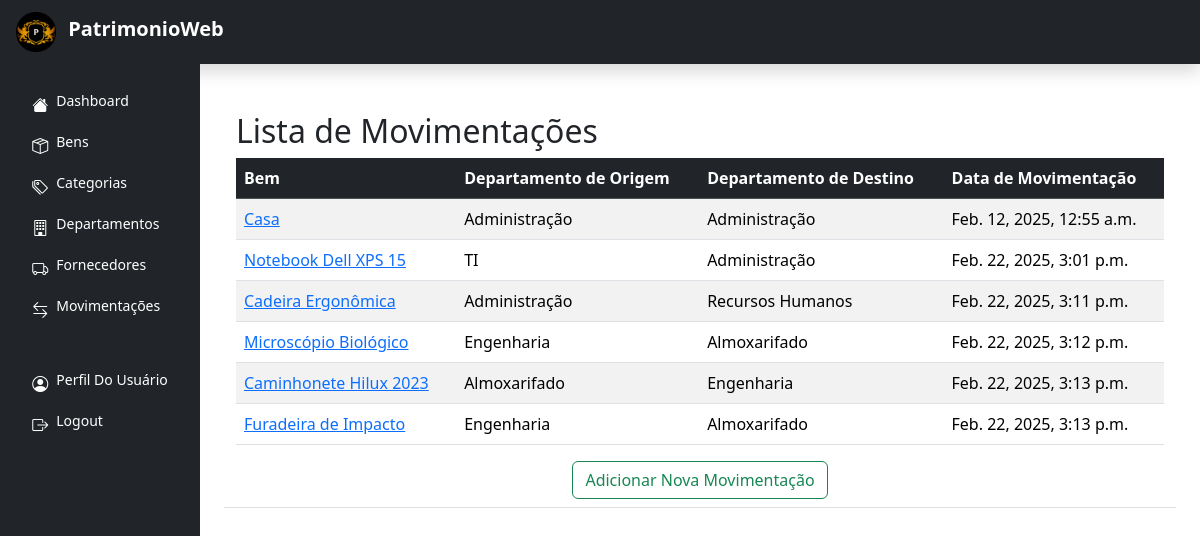
The app's page /movimentacoes/ (signed in) with its own data.
### patrimonioweb/models.py (models this page shows, shortened)
class Movimentacoes(models.Model):
    bem = models.ForeignKey(Bens, on_delete=models.CASCADE)
    departamento_origem = models.ForeignKey(Departamentos, related_name='origem', on_delete=models.CASCADE)
    departamento_destino = models.ForeignKey(Departamentos, related_name='destino', on_delete=models.CASCADE)
    data_movimentacao = models.DateTimeField(auto_now_add=True)
    responsavel = models.CharField(max_length=100)

class Bens(models.Model):
    nome = models.CharField(max_length=200)
    categoria = models.ForeignKey(Categorias, on_delete=models.CASCADE)
    departamento = models.ForeignKey(Departamentos, on_delete=models.CASCADE)
    fornecedor = models.ForeignKey(Fornecedores, on_delete=models.SET_NULL, null=True, blank=True)
    data_aquisicao = models.DateField()
    valor = models.DecimalField(max_digits=10, decimal_places=2)
    codigo_rfid = models.CharField(max_length=50, unique=True)
    imagem = models.ImageField(upload_to='bens/', blank=True, null=True)

class Departamentos(models.Model):
    nome = models.CharField(max_length=100, unique=True)
    def __str__(self):
        return self.nome

### patrimonioweb/views.py (the view)
# urls.py: path('movimentacoes/', views.movimentacoes_list, name='movimentacoes_list'),
@login_required
def movimentacoes_list(request):
    movimentacoes = Movimentacoes.objects.all()
    return render(request, 'movimentacoes/movimentacoes_list.html', {'movimentacoes': movimentacoes})

### patrimonioweb/templates/movimentacoes/movimentacoes_list.html
{% extends 'base.html' %}
{% block content %}
<div class="container mt-5">
    <h2>Lista de Movimentações</h2>
    <div class="center">
        <table class="table table-striped">
            <thead class="table-dark">
                <tr>
                    <th>Bem</th>
                    <th>Departamento de Origem</th>
                    <th>Departamento de Destino</th>
                    <th>Data de Movimentação</th>
                </tr>
            </thead>
            <tbody>
                {% for movimentacao in movimentacoes %}
                <tr>
                    <td><a href="{% url 'movimentacoes_detail' movimentacao.id %}">{{ movimentacao.bem.nome }}</a></td>
                    <td>{{ movimentacao.departamento_origem }}</td>
                    <td>{{ movimentacao.departamento_destino }}</td>
                    <td>{{ movimentacao.data_movimentacao }}</td>
                </tr>
                {% empty %}
                <tr>
                    <td colspan="6" class="text-center">Nenhuma movimentação cadastrada.</td>
                </tr>
                {% endfor %}
            </tbody>
        </table>
        <a href="{% url 'movimentacoes_create' %}" class="btn btn-outline-success">Adicionar Nova Movimentação</a>
    </div>
</div>
{% endblock %}

### patrimonioweb/static/css/styles.css (style rules this page uses)
.center { justify-items: center; }
html, body { height: 100vh; margin: 0; padding: 0; width: 100%; overflow-x: hidden; min-height: 100vh; }

### records on screen
Movimentacoes: bem.nome "Casa", departamento_origem "Administração", departamento_destino "Administração", data_movimentacao "Feb. 12, 2025, 12:55 a.m."
Movimentacoes: bem.nome "Notebook Dell XPS 15", departamento_origem "TI", departamento_destino "Administração", data_movimentacao "Feb. 22, 2025, 3:01 p.m."
Movimentacoes: bem.nome "Cadeira Ergonômica", departamento_origem "Administração", departamento_destino "Recursos Humanos", data_movimentacao "Feb. 22, 2025, 3:11 p.m."
Movimentacoes: bem.nome "Microscópio Biológico", departamento_origem "Engenharia", departamento_destino "Almoxarifado", data_movimentacao "Feb. 22, 2025, 3:12 p.m."
Movimentacoes: bem.nome "Caminhonete Hilux 2023", departamento_origem "Almoxarifado", departamento_destino "Engenharia", data_movimentacao "Feb. 22, 2025, 3:13 p.m."
Movimentacoes: bem.nome "Furadeira de Impacto", departamento_origem "Engenharia", departamento_destino "Almoxarifado", data_movimentacao "Feb. 22, 2025, 3:13 p.m."
